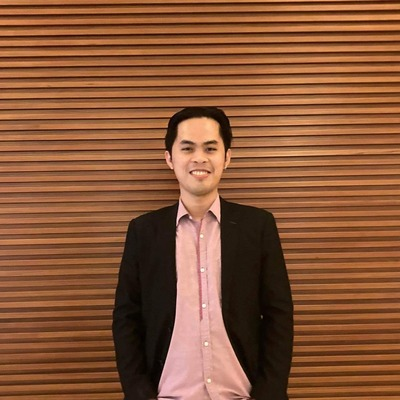
#> input picture src/assets/about/portrait.jpg, 400 x 400 px
$ python build-face-points.py   (older library calls are emulated)
#> lines starting #> are read from the running program, lines starting #| are printed output that depends on the picture
"""
Build the particle data for the hero portrait.

Segments the subject from src/assets/about/portrait.jpg (GrabCut, seeded around
the face and torso), crops to head and shoulders, and samples a grid of points
inside the mask. Output: public/face-points.bin, a little-endian Uint16Array of
[x, y, luminance, edge] quads, preceded by [width, height, count]. The face is
sampled at twice the density of the shoulders.

Re-run only when the portrait changes:
  python3 -m venv .venv && .venv/bin/pip install opencv-python-headless numpy
  .venv/bin/python scripts/build-face-points.py
"""
from pathlib import Path

import cv2
import numpy as np

ROOT = Path(__file__).resolve().parent.parent
SRC = ROOT / "src/assets/about/portrait.jpg"
OUT = ROOT / "public/face-points.bin"
CROP = (122, 92, 274, 318)  # x0, y0, x1, y1: head and upper chest
STEP = 2  # sampling pitch in source pixels
FACE = ((197, 150), (40, 54))  # centre, radii: sampled at pitch 1

img = cv2.imread(str(SRC))
#> img is the input picture: shape (400, 400, 3); mean B, G, R 56.4, 86.9, 137.4
h, w = img.shape[:2]
#> h = 400; w = 400

mask = np.full((h, w), cv2.GC_BGD, np.uint8)
mask[95:400, 105:300] = cv2.GC_PR_FGD
cv2.ellipse(mask, (197, 152), (30, 40), 0, 0, 360, cv2.GC_FGD, -1)
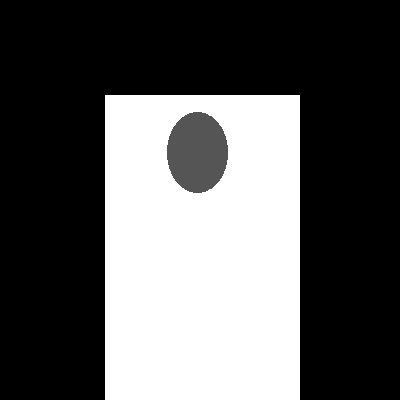
#> mask: shape (400, 400); min 0, max 3, mean 1.07; drawn with min black and max white
mask[230:400, 165:235] = cv2.GC_FGD
bgd, fgd = np.zeros((1, 65), np.float64), np.zeros((1, 65), np.float64)
cv2.grabCut(img, mask, None, bgd, fgd, 8, cv2.GC_INIT_WITH_MASK)
fg = np.where((mask == cv2.GC_FGD) | (mask == cv2.GC_PR_FGD), 255, 0).astype(np.uint8)
fg = cv2.morphologyEx(fg, cv2.MORPH_OPEN, np.ones((5, 5), np.uint8))
fg = cv2.morphologyEx(fg, cv2.MORPH_CLOSE, np.ones((9, 9), np.uint8))
n, labels, stats, _ = cv2.connectedComponentsWithStats(fg)
fg = np.where(labels == 1 + np.argmax(stats[1:, cv2.CC_STAT_AREA]), 255, 0).astype(np.uint8)
fg = cv2.erode(fg, np.ones((3, 3), np.uint8))

# Local contrast so features (eyes, mouth, lapels) survive as particle density.
gray = cv2.cvtColor(img, cv2.COLOR_BGR2GRAY)
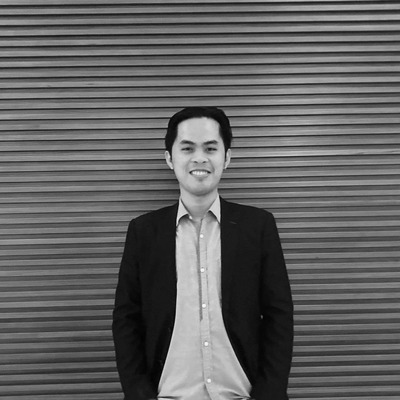
#> gray: shape (400, 400); min 2, max 247, mean 98.6
gray = cv2.createCLAHE(clipLimit=2.5, tileGridSize=(8, 8)).apply(gray)

# Edges keep eyes, brows, mouth and lapels legible as particles.
blur = cv2.GaussianBlur(gray, (3, 3), 0)
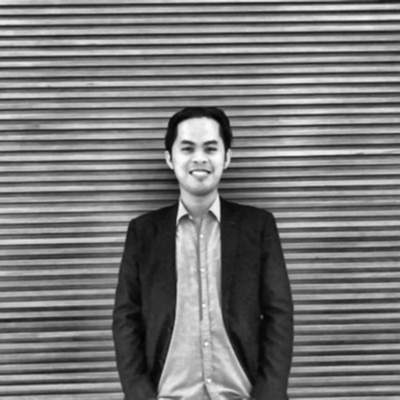
#> blur: shape (400, 400); min 3, max 251, mean 120.6
gx = cv2.Sobel(blur, cv2.CV_32F, 1, 0)
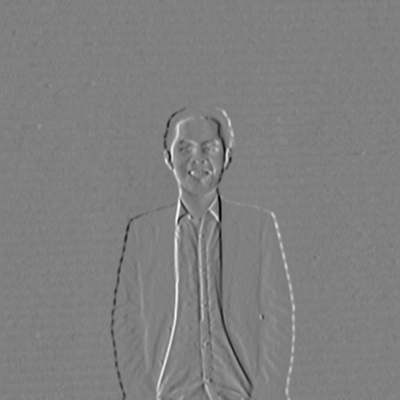
#> gx: shape (400, 400) float32; min -690, max 682, mean -0.3; drawn with min black and max white
gy = cv2.Sobel(blur, cv2.CV_32F, 0, 1)
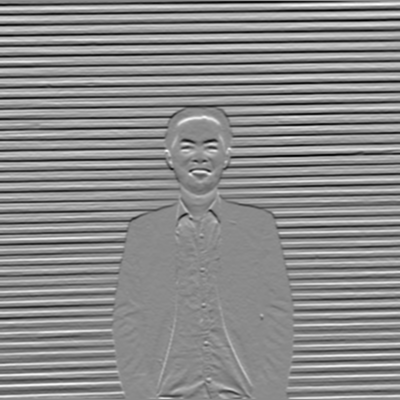
#> gy: shape (400, 400) float32; min -665, max 559, mean -0.5; drawn with min black and max white
edge = cv2.magnitude(gx, gy)
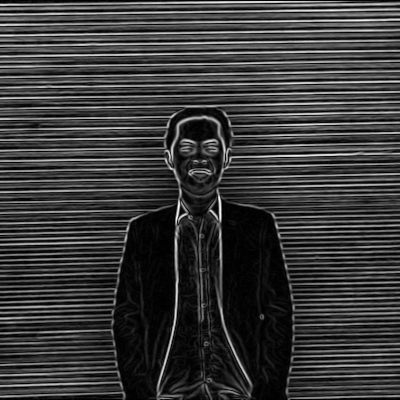
#> edge: shape (400, 400) float32; min 0, max 700.7, mean 160.4; drawn with min black and max white
edge = np.clip(edge / np.percentile(edge[fg > 0], 97) * 255, 0, 255).astype(np.uint8)
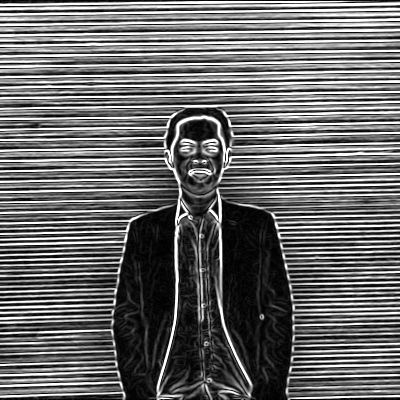
#> edge: shape (400, 400); min 0, max 255, mean 105.4

(cx, cy), (rx, ry) = FACE
x0, y0, x1, y1 = CROP
points = []
for y in range(y0, y1):
    for x in range(x0, x1):
        if not fg[y, x]:
            continue
        in_face = ((x - cx) / rx) ** 2 + ((y - cy) / ry) ** 2 <= 1
        if in_face or (x % STEP == 0 and y % STEP == 0):
            points.append((x - x0, y - y0, int(gray[y, x]), int(edge[y, x])))
#> after the loop, points = 9059 items, first 6: (67, 15, 16, 188), (68, 15, 14, 186), (69, 15, 17, 186), (70, 15, 17, 185), (71, 15, 13, 185), (72, 15, 10, 184)

header = [x1 - x0, y1 - y0, len(points)]
#> header = [152, 226, 9059]
data = np.array(header + [v for p in points for v in p], dtype="<u2")
OUT.write_bytes(data.tobytes())
#> (the run stopped early here; a loop or call above may not have finished)
